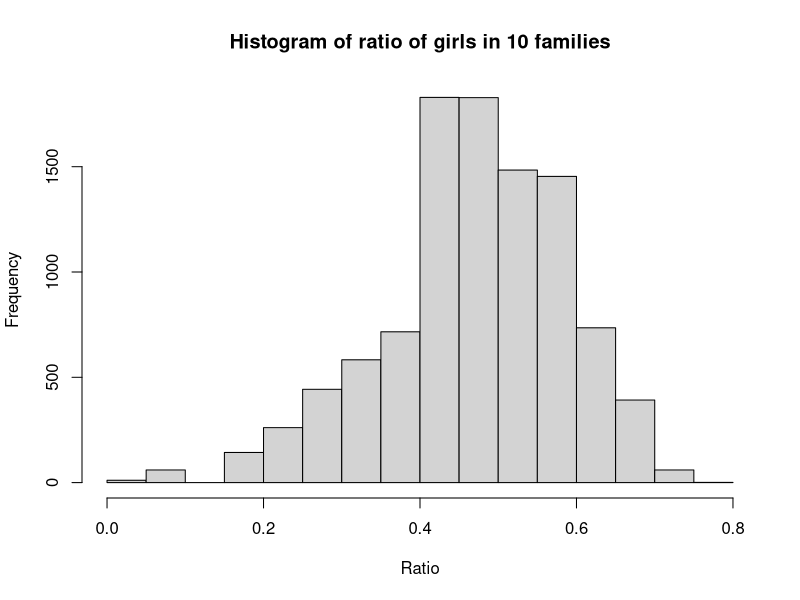

The R source for this figure:
#Assignment 2, Q3: Birth ratio question

girls_ratio <- function(num_families){
  num_babies <- 0
  num_girls <- 0
  for(i in 1:num_families){
    girl <- sample(c(TRUE, FALSE), 1, prob = c(0.5,0.5))
    num_babies <- num_babies + 1
    #cat("Family ",paste0(i),": \n")
    #cat(paste0(girl),"\n")
    while(girl == TRUE){
      num_girls <- num_girls + 1
      girl <- sample(c(TRUE, FALSE), 1, prob = c(0.5,0.5))
      num_babies <- num_babies + 1
      #cat(paste0(girl),"\n")
    }
    #cat("Number of babies: ", paste0(num_babies)," , Number of girls", paste0(num_girls), "\n")
  }
  return(num_girls/num_babies)
}

#simulate 10,000 times
list_ratio <- c()
for(i in 1:10000){
  list_ratio[i] <- girls_ratio(10)
}
hist(list_ratio,
     main="Histogram of ratio of girls in 10 families", 
     xlab="Ratio")

mean(list_ratio)
